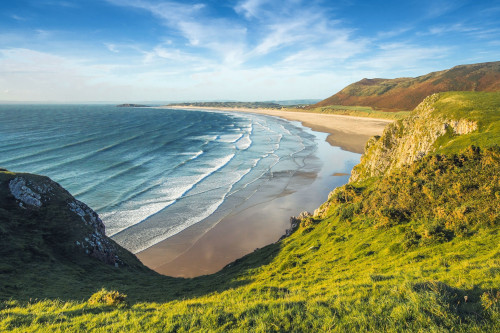
#> input picture digital_image_processing/img/coast.jpg, 500 x 333 px, found by its file name
$ jupyter execute 14_active_contours.ipynb
#> lines starting #> are read from the running program, lines starting #| are printed output that depends on the picture
<a href="https://colab.research.google.com/github/leinaxd/NOTES/blob/main/digital_image_processing/notebooks/14_active_contours.ipynb" target="_parent"></a>

IMAGE SEGMENTATION
```
Author: Eichenbaum Daniel
Email: eichenbaum.daniel@gmail.com
```

This is a practical demo to understand the theory behind:
  ```
DIP Lecture 12b: Snakes, active contours, and level sets ¬Rich Radke
    https://www.youtube.com/watch?v=RJEMDkhVgqQ&list=PLuh62Q4Sv7BUf60vkjePfcOQc8sHxmnDX&index=14

Textbook: ch. 11 Digital Image Processing
  Gonzalez and Woods, 4th ed.
  https://www.amazon.com/-/es/Rafael-Gonzalez/dp/0133356728
  ```

[cell 1]
import numpy as np
import matplotlib.pyplot as plt
import matplotlib
import urllib.request
import cv2
import sklearn as sk
import skimage as ski

plt.style.use('dark_background')

url = "https://github.com/leinaxd/NOTES/raw/main/digital_image_processing/img/coast.jpg" #@param ["https://github.com/leinaxd/NOTES/raw/main/digital_image_processing/Lecture%2013/weld_defect.jpg", "https://github.com/leinaxd/NOTES/raw/main/digital_image_processing/img/coast.jpg"]
with urllib.request.urlopen(url) as url:
    img = plt.imread(url, format='jpg')
#> img is the input picture: shape (333, 500, 3); mean R, G, B 129.1, 144, 123.8
plt.imshow(img)
plt.axis('off')

print(img.shape)
#| (333, 500, 3)

r_mask = img[:, :, 0]
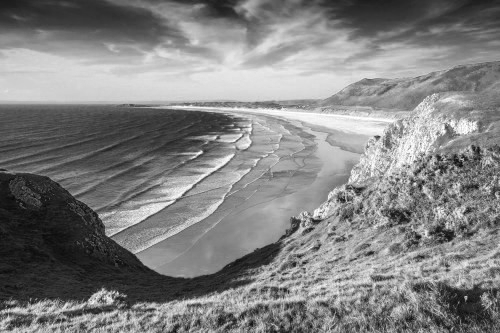
#> r_mask: shape (333, 500); min 6, max 255, mean 129.1
g_mask = img[:, :, 1]
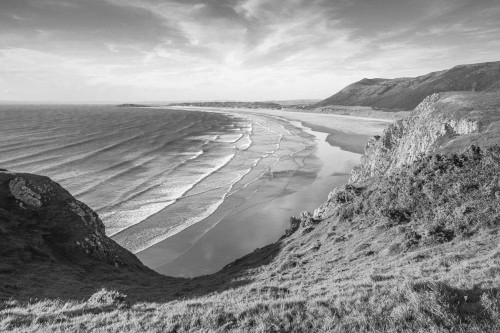
#> g_mask: shape (333, 500); min 12, max 255, mean 144
b_mask = img[:, :, 2]
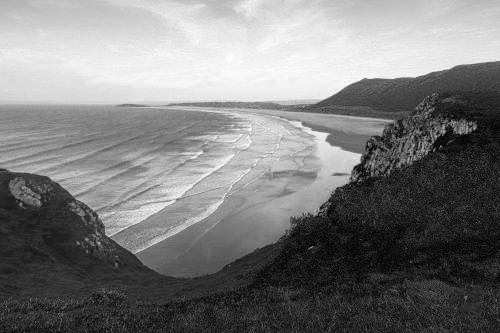
#> b_mask: shape (333, 500); min 0, max 255, mean 123.8

#turn image to gray
g_img = r_mask*0.2989 + g_mask*0.5870 + b_mask*0.1140
u_img = np.uint8(g_img)
